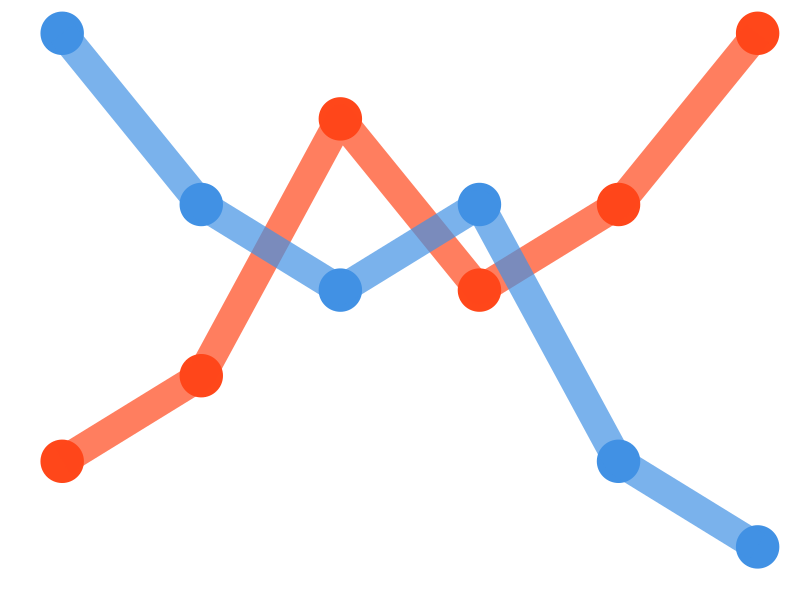
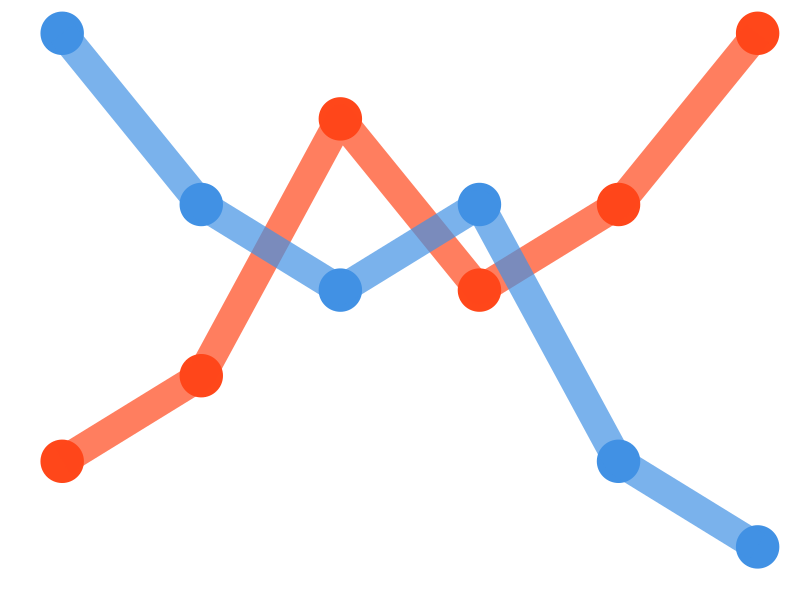

Recreate these plots in R, in order.
library(ggplot2)
library(dplyr)
library(viridis)


df <- tibble(x = c(1:6), y = c(1, 2, 5, 3, 4, 6), col = "1") %>% 
  bind_rows(tibble(x = c(1:6), y = c(6, 4, 3, 4, 1, 0), col = "2"))


ggplot(df, aes(x = x, y = y, col = col)) +
  geom_point(size = 14) +
  geom_line(size = 10, alpha = 0.7) +
  theme_minimal() +
  scale_y_continuous(breaks = NULL, minor_breaks = NULL) + 
  scale_x_continuous(breaks = NULL, minor_breaks = NULL) + 
  scale_color_manual(values = c("#ff471a", "#4191E4")) +
  theme(legend.position = "none", axis.text = NULL) +
  labs(x = "", y = "")

ggsave("static/img/logo.png", dpi = 330, width = 5, height = 5)
